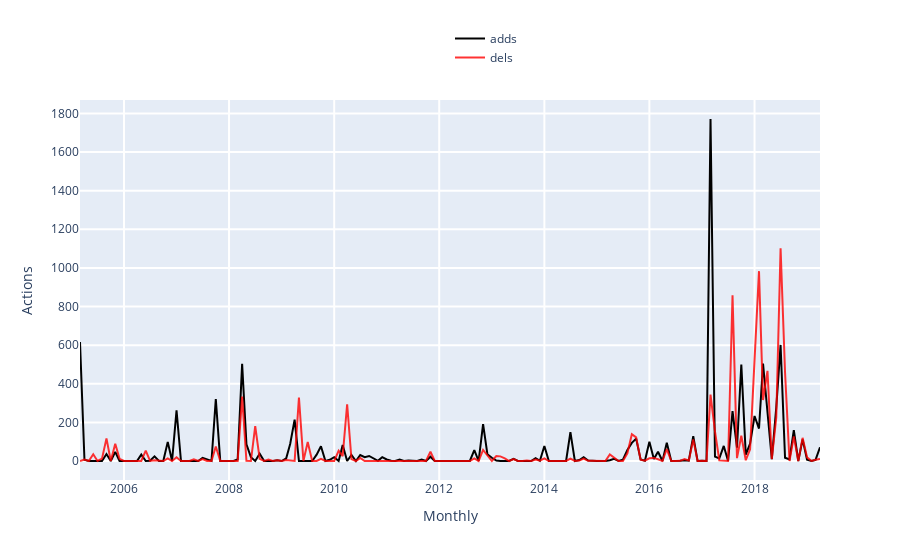

Write notebook code for a chart like this one.
### Markdown cell above
<span style="color:MediumSeaGreen; font-weight:bold"> TRY YOURSELF! THIS IS WHAT WILL HAPPEN WHEN YOU CLICK 'Load Actions' BUTTON </span>

### Code cell
### ----------------------------------------------------------------------------------- ###
### TRY YOURSELF! THIS IS WHAT WILL HAPPEN WHEN YOU CLICK 'Show Actions Details' BUTTON ###
### ----------------------------------------------------------------------------------- ###

## This is the page you used ##
print('The page that is being used:', the_page['title'])

## Create a WikiWho instance, which is an API; and use 'edit_persistence' method to get ##
## monthly editons for given page id; more details see:                                 ##
## https://github.com/gesiscss/wikiwho_wrapper/blob/master/wikiwho_wrapper/api.py       ##
## https://github.com/gesiscss/wikiwho_wrapper/blob/master/wikiwho_wrapper/wikiwho.py   ##
wikiwho_api = WikiWho(lng='en')
total_actions = wikiwho_api.dv.edit_persistence(the_page['page_id'])

## Eliminate columns containing 'persistent'
cols_no_persi = total_actions.columns[~total_actions.columns.str.contains('persistent')]
total_actions = total_actions[cols_no_persi]

## Convert some columns' names to what we could understand ##
total_columns_names = ['total', 'total_surv_48h', 'total_stopword_count']

## Add all actions together and merge them into one aggregation dataframe.
total_actions = total_actions.join(pd.DataFrame(
    total_actions.loc[:,'adds':'adds_stopword_count'].values +\
    total_actions.loc[:,'dels':'dels_stopword_count'].values +\
    total_actions.loc[:,'reins':'reins_stopword_count'].values, 
    index=total_actions.index, 
    columns=total_columns_names
))

## Only editors id? No, we still want to know their names. Use WikipediaAPI to achieve ##
## this. More details see:                                                             ##
## https://github.com/gesiscss/wikiwho_demo/blob/master/external/wikipedia.py          ##
wikipediadv_instance = WikipediaDV(WikipediaAPI(domain='en.wikipedia.org'))

# Unique editor's id for getting their names
unique_ids = total_actions['editor_id'].unique()

# Grab editors' names
grabbed_names = wikipediadv_instance.get_editors(unique_ids).rename(columns = {'userid': 'editor_id'})

## Merge the names of editors to the total actions dataframe ##

# Merge on editors ids
total_actions = total_actions.merge(grabbed_names[['editor_id', 'name']], on='editor_id')

# Adjust the column position and fill NaN by 'Unregistered'
total_actions.insert(3, 'editor', total_actions['name'])
total_actions = total_actions.drop(columns=['name'])
total_actions['editor'] = total_actions['editor'].fillna("Unregistered")

## Continue to use our data from A.1; first convert the date to the type datetime ##
total_actions['year_month'] = pd.to_datetime(total_actions['year_month'])

## visualization, core visual code lies in ActionsListener, then the interact function    ##
## make it interactive, mode details see:                                                 ##
## https://github.com/gesiscss/wikiwho_demo/blob/master/visualization/actions_listener.py ##

# Define a ActionsListener instance
actions_listener = ActionsListener(total_actions)

# Which types do those actions have?
actions_types = (total_actions.columns[4:13]).values.tolist()

# Visualization: try yourself by coding!
begin_date = date(2002, 3, 1)
end_date = date(2019, 4, 1)
editor_name = 'All'
frequency = 'Monthly' # 'Monthly', 'Yearly'
black_line = 'adds' # Choose one from 'actions_types'. Note that 'black_line doesn't have 'None' option but others have.
red_line = 'dels'
blue_line = 'None'
green_line = 'None'

actions_listener.listen(
    _range = (begin_date, end_date),
    editor = editor_name,
    granularity = frequency,
    black = black_line,
    red = red_line,
    blue = blue_line,
    green = green_line
)

# Store the variable total_actions for the next notebooks.
%store total_actions

### Figure 1 — Plotly figure (JSON) as saved in the notebook; plotly's stock layout.template omitted (floating-point values rounded to 4 significant figures; data arrays with more than 128 entries replaced by an {"elided": "..."} marker saying what was removed)
{"data": [{"marker": {"color": "rgba(0, 0, 0, 1)"}, "name": "adds", "type": "scatter", "x": {"elided": "170 str values"}, "y": {"elided": "170 int values"}}, {"marker": {"color": "rgba(255, 0, 0, .8)"}, "name": "dels", "type": "scatter", "x": {"elided": "170 str values"}, "y": {"elided": "170 int values"}}], "layout": {"barmode": "group", "hovermode": "closest", "legend": {"x": 0.5, "y": 1.2}, "showlegend": true, "xaxis": {"gridwidth": 2, "ticklen": 5, "title": {"text": "Monthly"}, "zeroline": true}, "yaxis": {"gridwidth": 2, "ticklen": 5, "title": {"text": "Actions"}}}}
